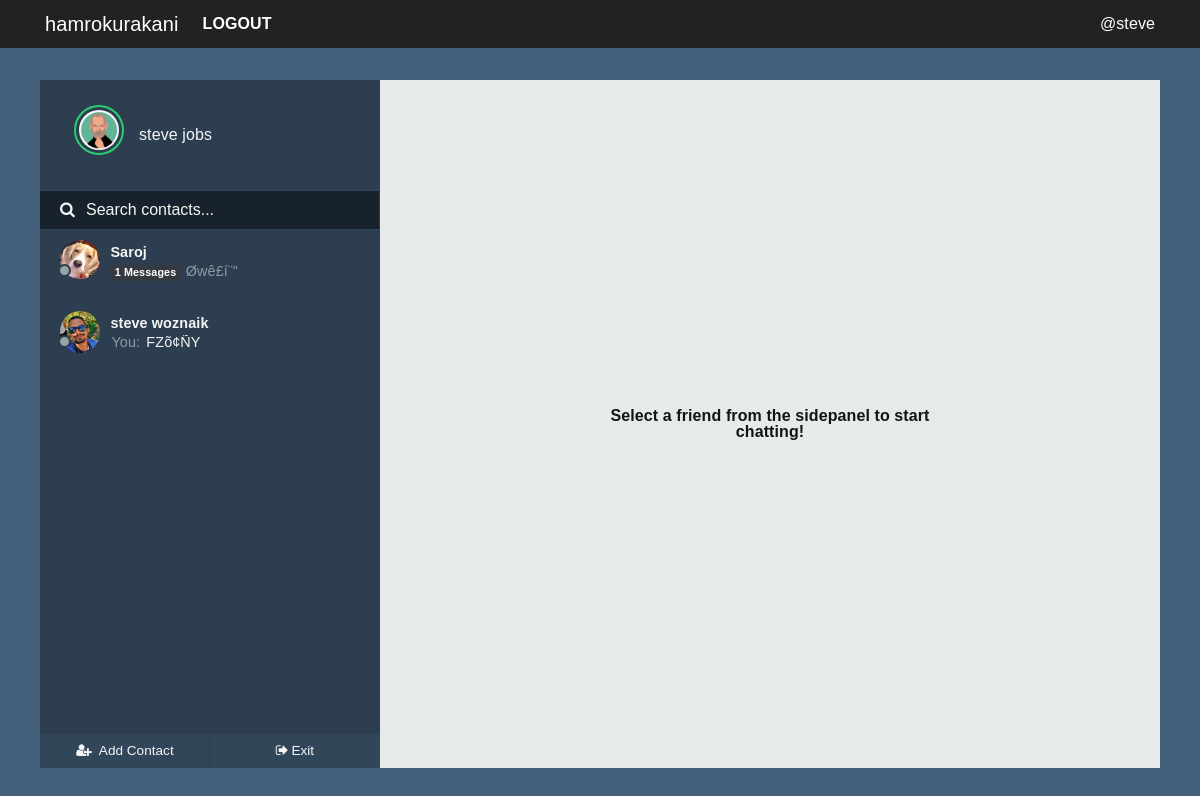
Page /chats (signed in) on the committed database.
### hamrokurakani/models.py (models this page shows, shortened)
class User(UserMixin, db.Model):
    id = db.Column(db.Integer, primary_key=True)
    fullname = db.Column(db.String(20), unique=True, nullable=False)
    username = db.Column(db.String(15), unique=True, nullable=False)
    email = db.Column(db.String(120), unique=True, nullable=False)
    password = db.Column(db.String(60), nullable=False)
    image_file = db.Column(db.String(20), nullable=False, default='default.jpg')
    joined = db.Column(db.DateTime, nullable=False, default=datetime.now)
    messages_sent = db.relationship('Message', foreign_keys='Message.sender_id', backref='author', lazy='dynamic')
    messages_received = db.relationship('Message', foreign_keys='Message.recipient_id', backref='recipient', lazy='dynamic')
    last_seen = db.Column(db.DateTime, default=datetime.now)
    last_message_read_time = db.Column(db.DateTime, default=datetime.now)

class Message(db.Model):
    id = db.Column(db.Integer, primary_key=True)
    message = db.Column(db.String(140), index=True)
    sender_id = db.Column(db.Integer, db.ForeignKey('user.id'))
    recipient_id = db.Column(db.Integer, db.ForeignKey('user.id'))
    timestamp = db.Column(db.DateTime, index=True, default=datetime.now)
    is_seen = db.Column(db.Boolean, default=False)

### hamrokurakani/chat/routes.py (the view)
@chyat.route('/chats')
@login_required
def chats():
    my_messages = Message.query.filter_by(recipient_id=current_user.id)
    messengers = [message.author.id for message in my_messages]
    senders = [User.query.get(sender) for sender in set(messengers)]
    return render_template('chat/users.html', senders=senders)

### hamrokurakani/admin/routes.py (called while the page is built)
@login_manager.user_loader
def load_user(user_id):
    return User.query.get(user_id)

### hamrokurakani/core/filters.py (called while the page is built)
@core.app_template_filter('isactive')
def is_active(lastmessagereadtime):
    currenttime = datetime.now()
    lastread = lastmessagereadtime
    diff = abs(currenttime-lastread)
    second_diff = diff.seconds
    day_diff = diff.days
    if day_diff <= 0 and second_diff < 60:
        message = "active now"
        return message
    elif day_diff <= 0 and second_diff < 3600:
        m = int(second_diff / 60)
        if m == 1:
            message = "active 1m ago"
            return message
        elif m <= 10:
            message = "active " + str(m) + "m ago"
            return message
        else:
            message = "offline"
            return message
    else:
        message = "offline"
        return message

@core.app_template_filter('lastmessage')
def last_message(sender):
    msg_received = Message.query.filter_by(
        recipient_id=current_user.id, sender_id=sender.id).order_by(Message.timestamp.desc()).first()
    msg_sent = Message.query.filter_by(
        sender_id=current_user.id, recipient_id=sender.id).order_by(Message.timestamp.desc()).first()
    if msg_received and not msg_sent:
        return msg_received.message
    elif msg_sent and not msg_received:
        return msg_sent.message
    elif msg_received.timestamp > msg_sent.timestamp:
        return msg_received.message
    elif msg_sent.timestamp > msg_received.timestamp:
        return msg_sent.message

@core.app_template_filter('lastmessageauthor')
def last_message_author(sender):
    msg_received = Message.query.filter_by(
        recipient_id=current_user.id, sender_id=sender.id).order_by(Message.timestamp.desc()).first()
    msg_sent = Message.query.filter_by(
        sender_id=current_user.id, recipient_id=sender.id).order_by(Message.timestamp.desc()).first()
    if msg_received and not msg_sent:
        return msg_received.author
    elif msg_sent and not msg_received:
        return msg_sent.author
    elif msg_received.timestamp > msg_sent.timestamp:
        return msg_received.author
    elif msg_sent.timestamp > msg_received.timestamp:
        return msg_sent.author

@core.app_template_filter('newmessages')
def new_message_badge(sender):
    counts = Message.query.filter_by(
        recipient_id=current_user.id, sender_id=sender.id, is_seen=False).count()
    return counts

### hamrokurakani/templates/chat/users.html (shortened to what this page needs)
{% extends "chat/nav.html" %}
{% block content %}
<div id="frame">
    <div id="sidepanel">
        <div id="profile">
            <div class="wrap">
                <img id="profile-img" src="{{ url_for('static', filename='profilepics/' + current_user.image_file) }}"
                    class="online" />
                <p>{{ current_user.fullname }}</p>
            </div>
        </div>
        <div id="search">
            <label for=""><i class="fa fa-search" aria-hidden="true"></i></label>
            <input type="text" placeholder="Search contacts..." />
        </div>
        <div id="contacts">
            <ul>
                {% for sender in senders %}
                <li class="contact">
                    <a class="noblue" href="{{ url_for('chat.chatwith', user=sender.username) }}">
                        <div class="wrap">
                            {% if sender.last_message_read_time | isactive == 'offline' %}
                            <span class="contact-status"></span>
                            {% else %}
                            <span class="contact-status online"></span>
                            {% endif %}
                            <img src="{{ url_for('static', filename='profilepics/' + sender.image_file) }}" />
                            <div class="meta">
                                <p class="name">{{ sender.fullname }} </p>
                                {% if sender | lastmessageauthor == current_user %}
                                <p class="preview">
                                    <span>You: </span> {{ sender | lastmessage }}</p>
                                {% else %}
                                <p class="preview">
                                    {% if sender | newmessages > 0 %}
                                    <small class="badge badge-dark mb-1"><b> {{ sender | newmessages }}
                                            Messages</b></small>
                                    {% endif %}
                                    <span>{{ sender | lastmessage }}</span></p>
                                {% endif %}
                            </div>
                        </div>
                    </a>
                </li>
                {% endfor %}
            </ul>
        </div>
        <div id="bottom-bar">
            <button id="addcontact">
                <ul>
                    <li>
                        <a href="#PeopleToMessage" data-toggle="modal" data-target="#PeopleToMessage" class="noblue">
                            <i class="fa fa-user-plus fa-fw" aria-hidden="true"></i> <span>Add Contact</span></a></li>
                </ul>
            </button>
            <button id="settings">
                <ul>
                    <li><a href="{{ url_for('chat.home') }}" class="noblue">
                            <i class="fa fa-sign-out" aria-hidden="true"></i><span>Exit</span></a></li>
                </ul>
            </button>
        </div>
    </div>
    <div class="content">
        <div class="select-info">
            <p>Select a friend from the sidepanel to start chatting!</p>
        </div>
    </div>
</div>
{% endblock content %}

### hamrokurakani/templates/chat/nav.html (shortened to what this page needs)
<!DOCTYPE html>
<html>
<head>
    <link rel="stylesheet" type="text/css" href="{{ url_for('static', filename='css/' + 'bootstrap.min.css') }}">
    <link rel="stylesheet" type="text/css" href="{{ url_for('static', filename='css/' + 'better-nav.min.css') }}">
    <link rel="stylesheet" type="text/css" href="{{ url_for('static', filename='css/' + 'font-awesome.min.css') }}">
    <link rel="stylesheet" type="text/css" href="{{ url_for('static', filename='css/' + 'sourcesanspro.css') }}">
    <link rel="stylesheet" type="text/css" href="{{ url_for('static', filename= 'css/' + 'chat.css') }}">
    <link rel="stylesheet" type="text/css" href="{{ url_for('static', filename= 'css/' + 'main.css') }}">
    <link rel="stylesheet" type="text/css" href="{{ url_for('static', filename='css/' + 'reset.min.css') }}">
</head>
  <header class="site-header">
    <nav class="navbar navbar-expand-md navbar-dark bg-steel fixed-top">
      <div class="container">
        <a class="navbar-brand" href="{{ url_for('chat.chats') }}">hamrokurakani</a>
        <div class="collapse navbar-collapse" id="navbarToggle">
          {% if current_user.is_authenticated %}
          <div class="navbar-nav mr-auto">
             <a class="nav-item nav-link text-white font-weight-bold text-uppercase"
            href="{{ url_for('users.logout') }}">Logout</a>
          </div>
          <div class="navbar-nav ml-auto">
            <span class="text-white">
              @{{ current_user.username }}
            </span>
          </div>
          {% else %}
          <a class="nav-item nav-link text-white font-weight-bold text-uppercase"
            href="{{ url_for('users.login') }}">Login</a>
          <a class="nav-item nav-link text-white font-weight-bold text-uppercase"
            href="{{ url_for('users.register') }}">Register</a>
          {% endif %}
        </div>
      </div>
    </nav>
  </header>
<body>
    {% block content %}
    {% endblock %}
</body>
</html>

### hamrokurakani/static/css/chat.css (style rules this page uses)
html { margin-top:6rem; scroll-behavior: smooth; font-family: Arial, Helvetica, sans-serif !important; }
body { display: flex; align-items: center; justify-content: center; min-height: 100vh; background: #435f7a !important; font-family:"Source Sans Pro", "Roboto Condensed", sans-serif; font-size: 1em; letter-spacing: 0.1px; color: #32465a; text-rendering: optimizeLegibility; text-shadow: 1px 1px 1px rgba(0, 0, 0, 0.004); -webkit-font-smoothing: antialiased; }
#frame { width: 95%; min-width: 360px; max-width: 1120px; height: 86vh; min-height: 300px; max-height: 720px; background: #E6EAEA; margin-top:3rem; }
#frame #sidepanel { float: left; min-width: 280px; max-width: 340px; width: 40%; height: 100%; background: #2c3e50; color: #f5f5f5; overflow: hidden; position: relative; }
#frame #sidepanel #profile { width: 80%; margin: 25px auto; }
#frame #sidepanel #profile .wrap { height: 60px; line-height: 60px; overflow: hidden; -moz-transition: 0.3s height ease; -o-transition: 0.3s height ease; -webkit-transition: 0.3s height ease; transition: 0.3s height ease; }
#frame #sidepanel #profile .wrap img { width: 50px; border-radius: 50%; padding: 3px; border: 2px solid #e74c3c; height: auto; float: left; cursor: pointer; -moz-transition: 0.3s border ease; -o-transition: 0.3s border ease; -webkit-transition: 0.3s border ease; transition: 0.3s border ease; }
#frame #sidepanel #profile .wrap img.online { border: 2px solid #2ecc71; }
#frame #sidepanel #profile .wrap p { float: left; margin-left: 15px; }
#frame #sidepanel #search { border-top: 1px solid #32465b; border-bottom: 1px solid #32465b; font-weight: 400; }
#frame #sidepanel #search label { position: absolute; margin: 10px 0 0 20px; }
#frame #sidepanel #search input { font-family: "proxima-nova", "Source Sans Pro", sans-serif; padding: 10px 0 10px 46px; width: calc(100% - 1px); border: none; background: #18222c; color: #f5f5f5; }
#frame #sidepanel #contacts { height: calc(100% - 177px); overflow-y: scroll; overflow-x: hidden; }
#frame #sidepanel #contacts ul li.contact { position: relative; padding: 10px 0 15px 0; font-size: 0.9em; cursor: pointer; }
a.noblue:link, a.noblue:active, a.noblue:visited { color: #f5f5f5 !important; text-decoration: none; }
#frame #sidepanel #contacts ul li.contact .wrap { width: 88%; margin: 0 auto; position: relative; }
#frame #sidepanel #contacts ul li.contact .wrap span { position: absolute; left: 0; top:26px; margin: -2px 0 0 -2px; width: 13px; height: 13px; border-radius: 50%; border: 2px solid #2c3e50; background: #95a5a6; }
#frame #sidepanel #contacts ul li.contact .wrap img { width: 40px; border-radius: 50%; float: left; margin-right: 10px; }
#frame #sidepanel #contacts ul li.contact .wrap .meta { padding: 5px 0 0 0; }
#frame #sidepanel #contacts ul li.contact .wrap .meta .name { font-weight: 600; }
#frame #sidepanel #contacts ul li.contact .wrap .meta .preview { margin: 5px 0 0 0; padding: 0 0 1px; font-weight: 400; white-space: nowrap; overflow: hidden; text-overflow: ellipsis; -moz-transition: 1s all ease; -o-transition: 1s all ease; -webkit-transition: 1s all ease; transition: 1s all ease; }
#frame #sidepanel #contacts ul li.contact .wrap .meta .preview span { position: initial; border-radius: initial; background: none; border: none; padding: 0 2px 0 0; margin: 0 0 0 1px; opacity: .5; }
#frame #sidepanel #bottom-bar { position: absolute; width: 100%; bottom: 0; }
#frame #sidepanel #bottom-bar button { float: left; border: none; width: 50%; padding: 10px 0; background: #32465a; color: #f5f5f5; cursor: pointer; font-size: 0.85em; font-family: "proxima-nova", "Source Sans Pro", sans-serif; }
#frame #sidepanel #bottom-bar button:nth-child(1) { border-right: 1px solid #2c3e50; }
#frame #sidepanel #bottom-bar button i { margin-right: 3px; font-size: 1em; }
#frame .content { float: right; width: 60%; height: 100%; overflow: hidden; position: relative; }
#frame .content .select-info p { margin: 0; position: absolute; top: 50%; left: 50%; transform: translate(-50%, -50%); text-align: center; font-weight: 600; color: #141414; }
@media screen and (min-width: 900px) { #frame .content { width: calc(100% - 340px); } }

### rows in the picture
User: username "steve", image_file (picture), fullname "steve jobs"
User: image_file (placeholder picture), fullname "Saroj", sender "1", message "Øwê£í¨\""
User: image_file (placeholder picture), fullname "steve woznaik", message "F\u0017Zõ¢ÑY"
